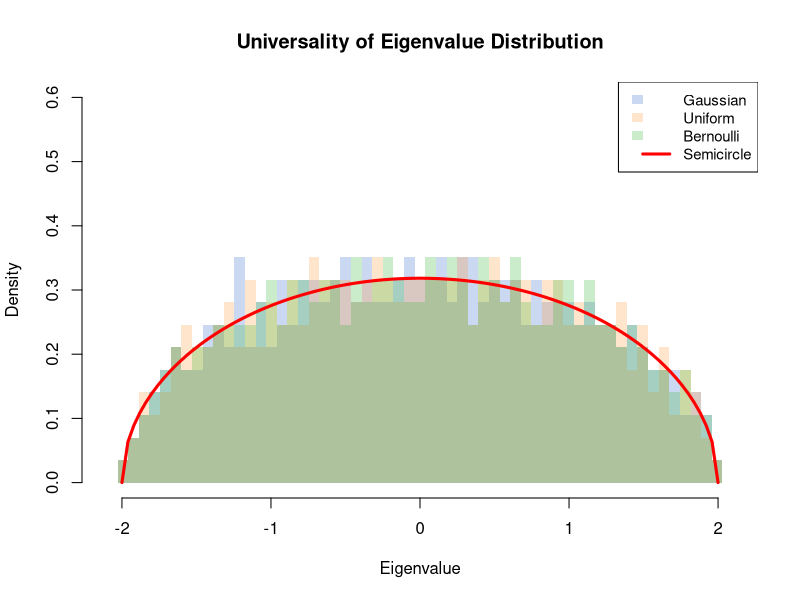
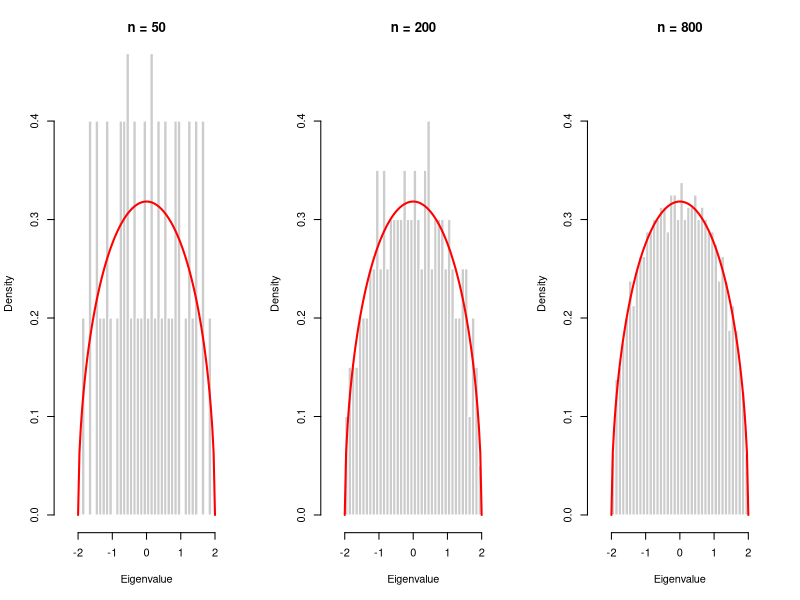
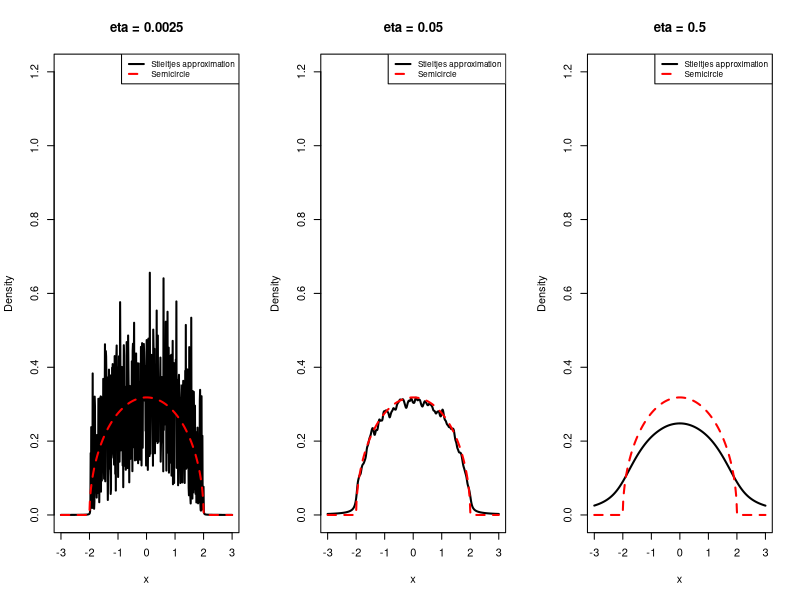

Write the R code that produced these figures, in order.
## ---- chunk 1
knitr::opts_chunk$set(echo = TRUE)
## ---- chunk 2

make_wigner <- function(n, type = "gaussian") {
  M <- matrix(0, n, n)
  
  if (type == "gaussian") {
    vals <- rnorm(n * (n + 1) / 2, mean = 0, sd = 1)
  } else if (type == "uniform") {
    vals <- sqrt(3) * runif(n * (n + 1) / 2, min = -1, max = 1)
  } else if (type == "bernoulli") {
    vals <- sample(c(-1, 1), n * (n + 1) / 2, replace = TRUE)
  }
  
  M[upper.tri(M, diag = TRUE)] <- vals
  M <- M + t(M) - diag(diag(M))
  
  W <- M / sqrt(n)
  return(W)
}

semicircle <- function(x) {
  ifelse(abs(x) <= 2, sqrt(4 - x^2) / (2 * pi), 0)
}

n <- 400

eig_gaussian <- eigen(make_wigner(n, "gaussian"), symmetric = TRUE, only.values = TRUE)$values
eig_uniform <- eigen(make_wigner(n, "uniform"), symmetric = TRUE, only.values = TRUE)$values
eig_bernoulli <- eigen(make_wigner(n, "bernoulli"), symmetric = TRUE, only.values = TRUE)$values

breaks <- seq(-2.1, 2.1, length.out = 60)

hist(eig_gaussian,
     breaks = breaks,
     probability = TRUE,
     col = rgb(0.2, 0.4, 0.8, 0.25),
     border = NA,
     xlim = c(-2.1, 2.1),
     ylim = c(0, 0.6),
     main = "Universality of Eigenvalue Distribution",
     xlab = "Eigenvalue",
     ylab = "Density")

hist(eig_uniform,
     breaks = breaks,
     probability = TRUE,
     col = rgb(1.0, 0.6, 0.2, 0.25),
     border = NA,
     add = TRUE)

hist(eig_bernoulli,
     breaks = breaks,
     probability = TRUE,
     col = rgb(0.2, 0.7, 0.2, 0.25),
     border = NA,
     add = TRUE)

curve(semicircle(x),
      from = -2,
      to = 2,
      add = TRUE,
      col = "red",
      lwd = 3)

legend("topright",
       legend = c("Gaussian", "Uniform", "Bernoulli", "Semicircle"),
       fill = c(rgb(0.2, 0.4, 0.8, 0.25),
                rgb(1.0, 0.6, 0.2, 0.25),
                rgb(0.2, 0.7, 0.2, 0.25),
                NA),
       border = NA,
       lty = c(NA, NA, NA, 1),
       lwd = c(NA, NA, NA, 3),
       col = c(NA, NA, NA, "red"),
       cex = 0.9)
## ---- chunk 3

make_wigner <- function(n) {
  M <- matrix(rnorm(n * n), nrow = n)
  M <- (M + t(M)) / sqrt(2)
  W <- M / sqrt(n)
  return(W)
}

semicircle <- function(x) {
  ifelse(abs(x) <= 2, sqrt(4 - x^2) / (2 * pi), 0)
}


Ns <- c(50, 200, 800)

par(mfrow = c(1, 3))

for (n in Ns) {
  W <- make_wigner(n)
  eigvals <- eigen(W, symmetric = TRUE, only.values = TRUE)$values
  
  hist(eigvals,
       breaks = 40,
       probability = TRUE,
       xlim = c(-2.5, 2.5),
       ylim = c(0, 0.45),
       main = paste("n =", n),
       xlab = "Eigenvalue",
       ylab = "Density",
       col = "gray80",
       border = "white")
  
  curve(semicircle(x),
        from = -2,
        to = 2,
        add = TRUE,
        col = "red",
        lwd = 2)
}

par(mfrow = c(1, 1))
## ---- chunk 4
stieltjes_density <- function(x_grid, eigvals, eta) {
  values <- numeric(length(x_grid))
  
  for (j in seq_along(x_grid)) {
    z <- x_grid[j] - 1i * eta
    m_n <- mean(1 / (z - eigvals))
    values[j] <- Im(m_n) / pi
  }
  
  return(values)
}

n <- 400
W <- make_wigner(n)
eigvals <- eigen(W, symmetric = TRUE, only.values = TRUE)$values

x_grid <- seq(-3, 3, length.out = 600)
etas <- c(1 / n, 1 / sqrt(n), 0.5)

par(mfrow = c(1, 3))

for (eta in etas) {
  approx_density <- stieltjes_density(x_grid, eigvals, eta)
  
  plot(x_grid, approx_density,
       type = "l",
       lwd = 2,
       xlim = c(-3, 3),
       ylim = c(0, 1.2),
       main = paste("eta =", round(eta, 4)),
       xlab = "x",
       ylab = "Density")
  
  lines(x_grid,
        semicircle(x_grid),
        col = "red",
        lwd = 2,
        lty = 2)
  
  legend("topright",
         legend = c("Stieltjes approximation", "Semicircle"),
         lty = c(1, 2),
         lwd = 2,
         col = c("black", "red"),
         cex = 0.75)
}

par(mfrow = c(1, 1))
